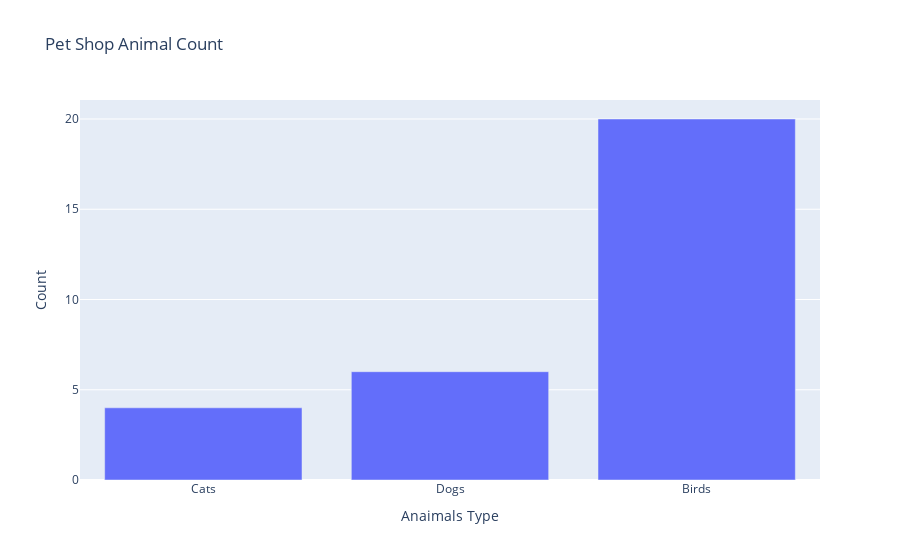

Notebook source saved alongside this figure:
### Markdown cell above
![image-2.png](attachment:image-2.png)

### Code cell
px.bar(
    x= ["Cats","Dogs","Birds"],
    y= [  4   ,  6   ,   20   ],
    labels={'x':'Anaimals Type', 'y':'Count'},
    title="Pet Shop Animal Count "
)

### Figure 1 — Plotly figure (JSON) as saved in the notebook; plotly's stock layout.template omitted (floating-point values rounded to 4 significant figures)
{"data": [{"alignmentgroup": "True", "hovertemplate": "Anaimals Type=%{x}<br>Count=%{y}<extra></extra>", "legendgroup": "", "marker": {"color": "#636efa", "pattern": {"shape": ""}}, "name": "", "offsetgroup": "", "orientation": "v", "showlegend": false, "textposition": "auto", "type": "bar", "x": ["Cats", "Dogs", "Birds"], "xaxis": "x", "y": [4, 6, 20], "yaxis": "y"}], "layout": {"barmode": "relative", "legend": {"tracegroupgap": 0}, "title": {"text": "Pet Shop Animal Count "}, "xaxis": {"anchor": "y", "domain": [0, 1], "title": {"text": "Anaimals Type"}}, "yaxis": {"anchor": "x", "domain": [0, 1], "title": {"text": "Count"}}}}
